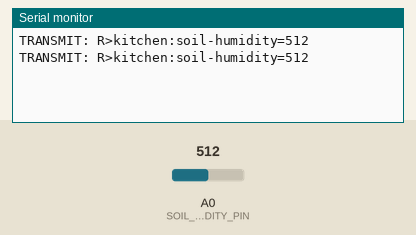
The sketch below on a simulated Arduino Uno, built with avr-gcc and run on an emulated ATmega328P. On the bench: the last lines printed to the serial monitor. Inputs (shaded band) come from the test bench; at power-on: A0 (SOIL_HUMIDITY_PIN) = 512. No radio packets arrive unless stated.

Above: at 11.0 s.
11.1 s: A0 (SOIL_HUMIDITY_PIN) set to 716
At 21.1 s:
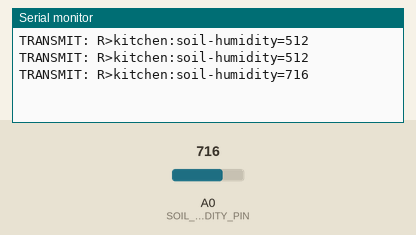
21.3 s: A0 (SOIL_HUMIDITY_PIN) set to 900
At 31.9 s:
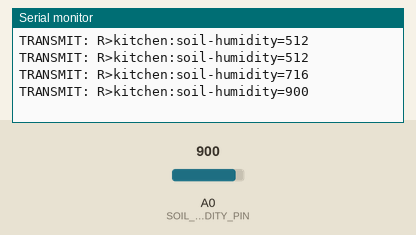
Timing chart, 0 to 33.4 s (numbered marks = the images above; inputs shaded):
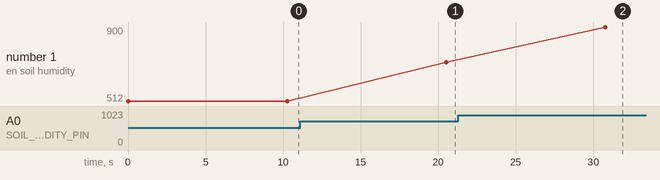

Measured:
- after the input at 11.1 s, the serial monitor: prints a new line after 9.4 s (image 1)
- after the input at 21.3 s, the serial monitor: prints a new line after 9.5 s (image 2)
- plotted number 1: 512 → 716 after the input at 11.1 s, 716 → 900 after the input at 21.3 s

The sketch:

home-monitor-soil-humidity.ino
```cpp
#include <RH_ASK.h>
#include <SPI.h>

const int TRANSMIT_PIN = 12;
const int BUILTIN_LED=13;
const int SOIL_HUMIDITY_PIN = A0;
const String stationName = "kitchen";
RH_ASK driver(500, TRANSMIT_PIN, TRANSMIT_PIN);

void setup() {
  Serial.begin(115200);
  pinMode(SOIL_HUMIDITY_PIN, INPUT);
  if (!driver.init()) {
    Serial.println("Failed to init transmit!");
  }

}

void send_message(String readingType, String readingValue) {
  String message = "R>" + stationName + ":" + readingType + "=" + readingValue;

  Serial.println("TRANSMIT: " + message);

    int buf_len = message.length();

    char buf[buf_len];
    message.toCharArray(buf, buf_len);

    digitalWrite(BUILTIN_LED, HIGH); // Flash a light to show transmitting


    driver.send((uint8_t *)buf, buf_len);
    driver.waitPacketSent();

    digitalWrite(BUILTIN_LED, LOW);
    delay(200);
}

void loop() {
  int humidityReading = analogRead(SOIL_HUMIDITY_PIN);
  send_message("soil-humidity", (String) humidityReading);

  // Wait a few seconds between measurements.
  delay(10000);
}
```
